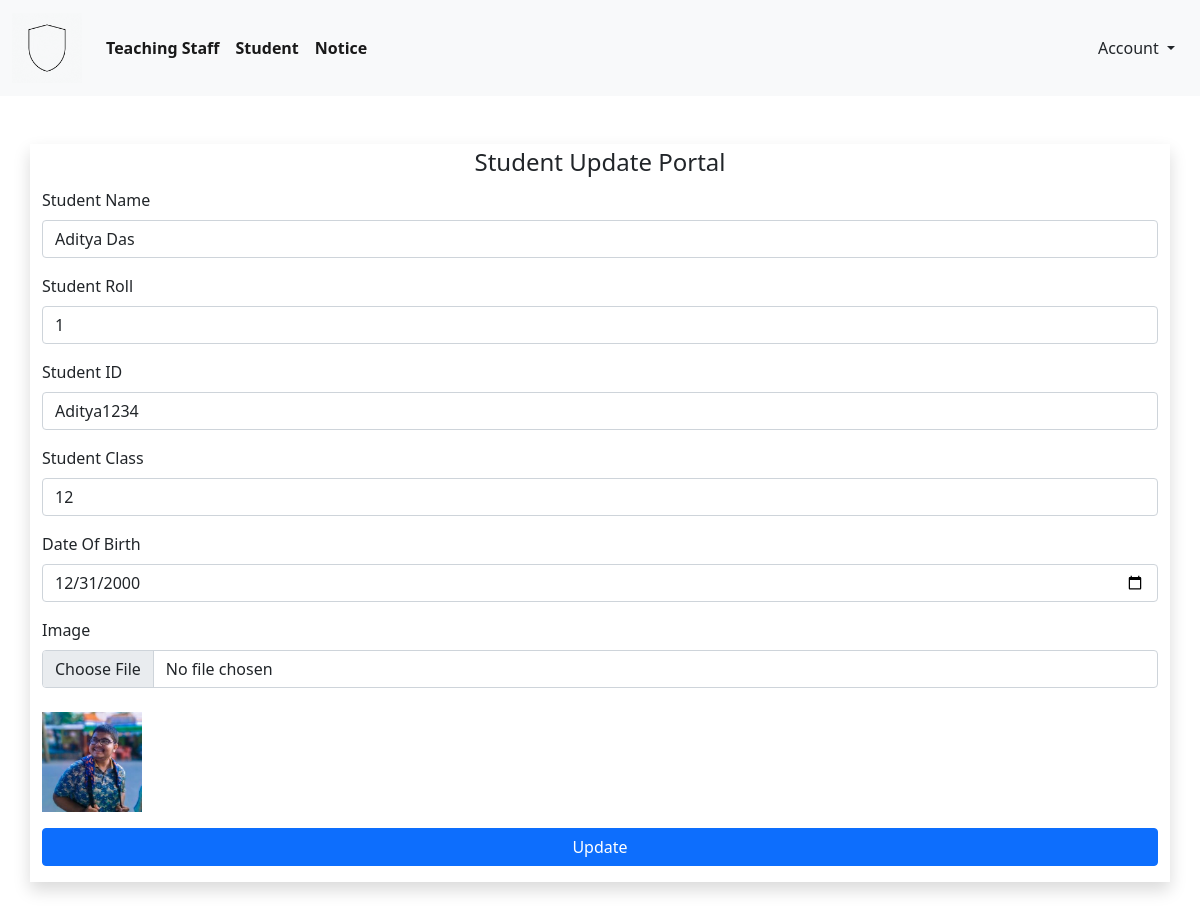
The app's page /Admin/Supdate.php?ID=12 with its own data.
### tables this page shows
CREATE TABLE `student` (
  `id` int(11) NOT NULL,
  `Name` varchar(100) NOT NULL,
  `Roll` varchar(100) NOT NULL,
  `StudentID` varchar(100) NOT NULL,
  `Class` varchar(100) NOT NULL,
  `DOB` varchar(100) NOT NULL,
  `Image` varchar(100) NOT NULL,
  `Street` varchar(100) NOT NULL,
  `City` varchar(100) NOT NULL,
  `State` varchar(100) NOT NULL,
  `Zip` varchar(100) NOT NULL
);

### Admin/Supdate.php (the view, shortened to what this page needs)
<html lang="en">
<head>
    <link rel="stylesheet" href="../Resorce/bootstrap.css">
    <link rel="stylesheet" href="../Resorce/style.css">
    <link rel="stylesheet" href="https://cdnjs.cloudflare.com/ajax/libs/font-awesome/6.1.1/css/all.min.css">
</head>
<body>
    <nav class="navbar navbar-expand-lg navbar-light bg-light">
        <div class="container-fluid">
            <a class="navbar-brand" href="admin.php"><img src="../Resorce/logo.gif" style="height: 70px;" alt=""></a>
            <div class="collapse navbar-collapse" id="navbarSupportedContent">
                <ul class="navbar-nav me-auto mb-2 mb-lg-0">
                    <li class="nav-item">
                        <b><a class="nav-link active" aria-current="page" href="teachermanage.php">Teaching Staff</a></b>
                    </li>
                    <li class="nav-item">
                        <b><a class="nav-link active" aria-current="page" href="studentmanage.php">Student</a></b>
                    </li>
                    <li class="nav-item">
                        <b><a class="nav-link active" aria-current="page" href="#">Notice</a></b>
                    </li>
                </ul>
                <div class="d-flex">
                    <div class="dropdown float-right ">
                        <button class="btn btn-transparent dropdown-toggle" type="button" id="dropdownMenu2" data-bs-toggle="dropdown" aria-expanded="false">
                            Account
                        </button>
                    </div>
                </div>
            </div>
        </div>
    </nav>
    <div class="container mt-5 mb-5">
        <div class="row">
            <div class="bg-white shadow">
            <?php
include 'db.php';
$id = $_GET['ID'];
$q = "SELECT * FROM `student` WHERE id = {$id} ";
$record = mysqli_query($conn, $q) or die("Query Unsuccessful");
if(mysqli_num_rows($record)){
    while($row = mysqli_fetch_assoc($record)){
?>
                <form action="Supdate1.php" method="POST" enctype="multipart/form-data">
                    <legend class="text-center">Student Update Portal</legend>
                    <div class="mb-3">
                        <label for="disabledTextInput" class="form-label">Student Name</label>
                        <input type="text" value="<?php echo $row['Name'] ?>" id="disabledTextInput" class="form-control" placeholder="Student Name" name="sname">
                    </div>
                    <div class="mb-3">
                        <label for="disabledTextInput" class="form-label">Student Roll</label>
                        <input type="text" value="<?php echo $row['Roll'] ?>" id="disabledTextInput" class="form-control" placeholder="Student Roll" name="sroll">
                    </div>
                    <div class="mb-3">
                        <label for="disabledTextInput" class="form-label">Student ID</label>
                        <input type="text" value="<?php echo $row['StudentID'] ?>" id="disabledTextInput" class="form-control" placeholder="Student ID" name="sid">
                    </div>
                    <div class="mb-3">
                        <label for="disabledTextInput" class="form-label">Student Class</label>
                        <input type="text" value="<?php echo $row['Class'] ?>" id="disabledTextInput" class="form-control" placeholder="Student Class" name="sclass">
                    </div>
                    <div class="mb-3">
                        <label for="disabledTextInput" class="form-label">Date Of Birth</label>
                        <input type="date" value="<?php echo $row['DOB'] ?>" id="disabledTextInput" class="form-control" placeholder="DOB" name="sdob">
                    </div>
                    <div class="mb-3">
                        <label for="disabledTextInput" class="form-label">Image</label>
                        <input type="file" id="disabledTextInput" class="form-control" placeholder="Image" name="simage"><br>
                        <img src="<?php echo $row['Image'] ?>" alt="" style="height: 100px;">
                    </div>
                    <button type="submit"  name="update" value="update" class="btn btn-primary w-100">Update</button>
                </form>
                <?php
    }
}
                ?>
            </div>
        </div>
    </div>
</body>
</html>

### Resorce/style.css (style rules this page uses)
.navbar-nav { margin-right: 100px; }

### records on screen
student: sname "Aditya Das", sroll "1", sid "Aditya1234", sclass "12", sdob "12/31/2000", Image (picture)
